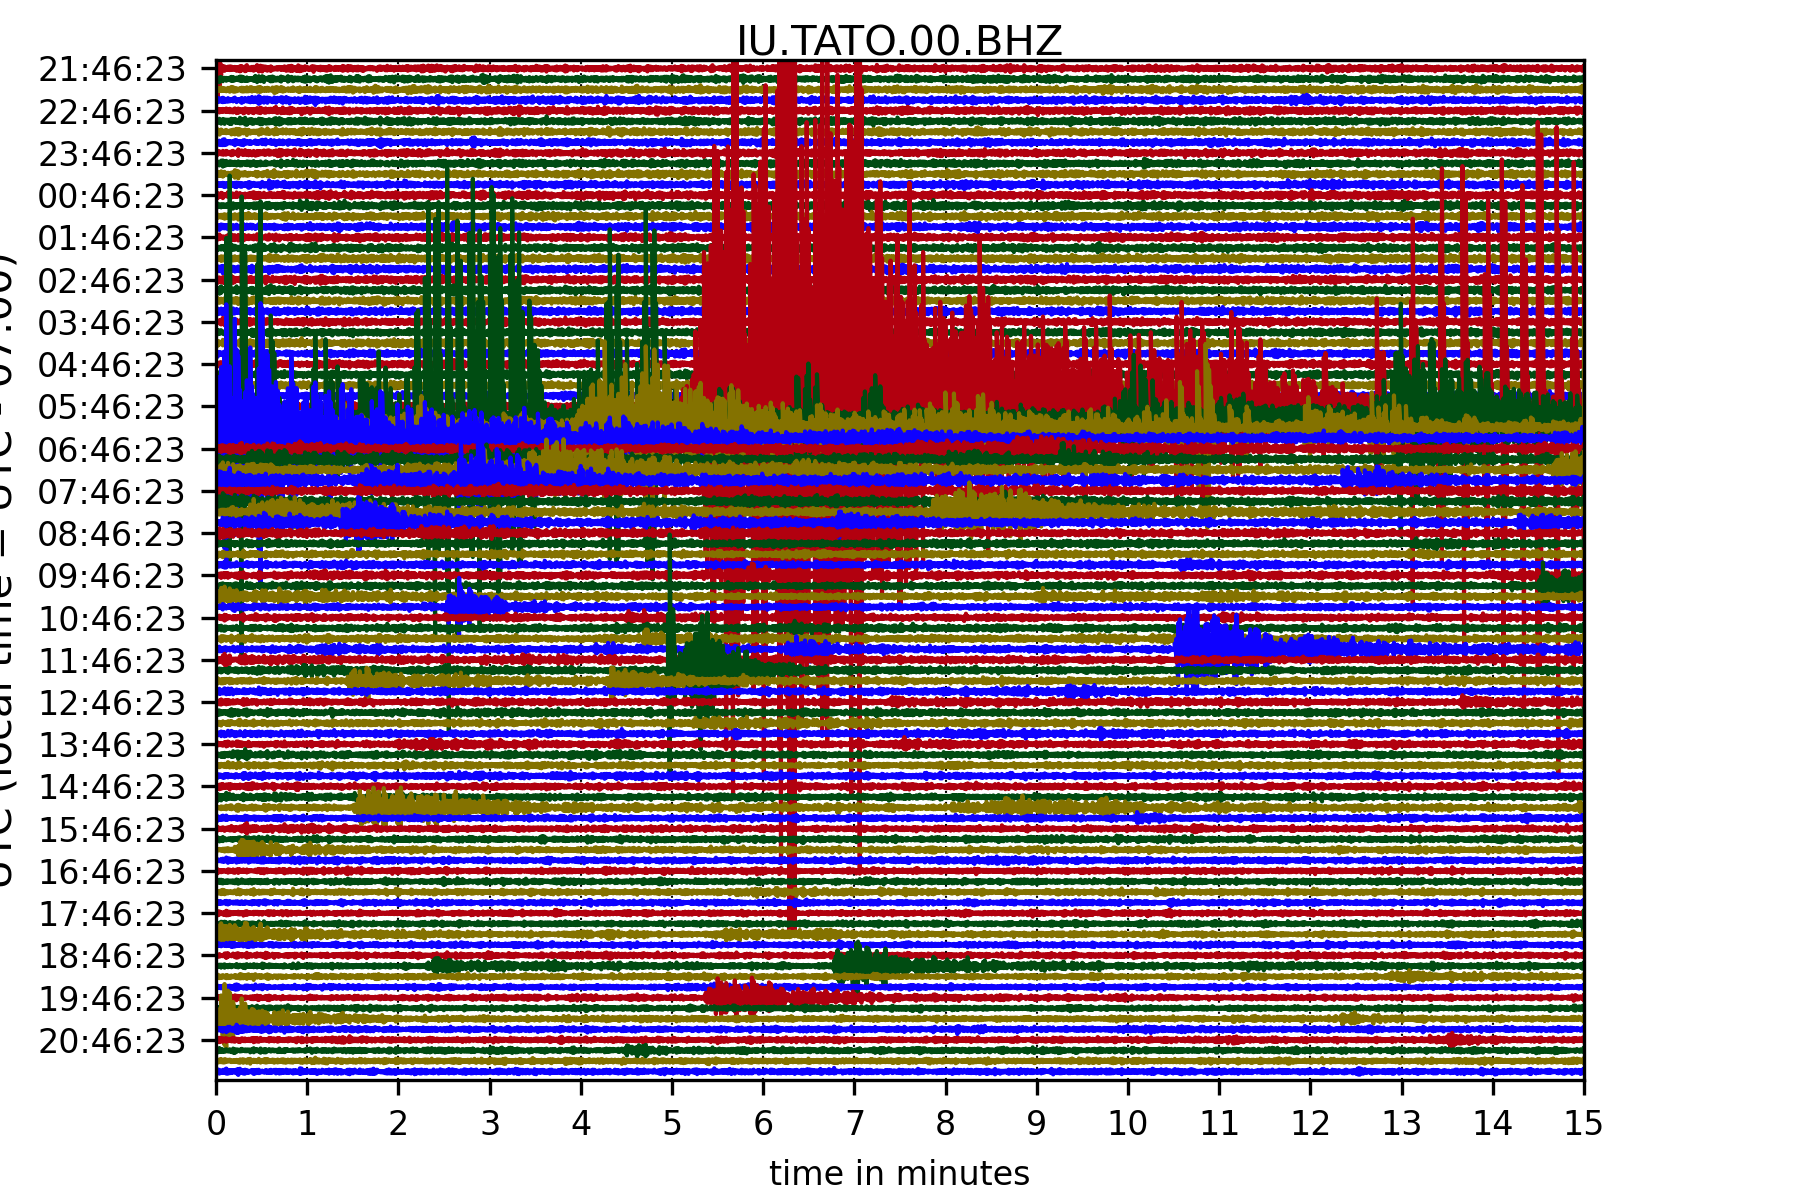

The Python source for this figure:
#!/usr/bin/env python3
# -*- coding: utf-8 -*-
"""
Created on Thu Nov 17 09:12:59 2022

@author: chrisyoung
"""
# 1 day single station helicorder plot for 2011 Tohoku EQ 

import obspy
from obspy.clients.fdsn import Client
from obspy.core import UTCDateTime
import matplotlib.pyplot as plt

c = Client('IRIS')

# Set event time and fetch event info
event_time = obspy.UTCDateTime('2011-03-11T05:46:23.2')   #Tohoku event

cat = c.get_events(starttime = event_time - 10, endtime = event_time + 10, 
                    minmagnitude = 9)
inv = c.get_stations(network = 'IU', station = 'TATO', level='response')
starttime = UTCDateTime(2022,11,17,0,0,0)

# Fetch wfm data for 8 hours before event to 16 hours afterwards
st = c.get_waveforms(network='IU', station = 'TATO', location = '00',
                      channel='BHZ', starttime = event_time - (8 * 3600), 
                      endtime = event_time + 16 * 3600)

# Filter data and plot
tr = st[0];
tr.filter('bandpass', freqmin = 0.8, freqmax = 3.5)
fig = plt.figure()
tr.plot(fig = fig, type='dayplot',vertical_scaling_range = 0.02*max(abs(tr.data)))

plt.figure(fig)
plt.savefig('DayPlotForTohoku.png', dpi = 300)


